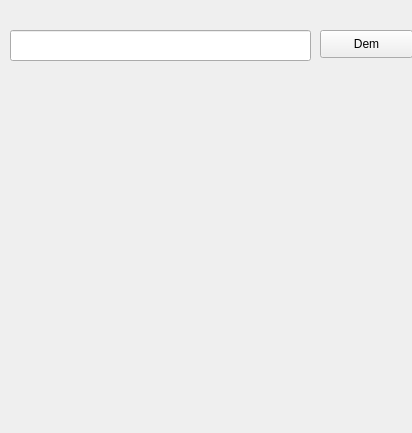
<?xml version="1.0" encoding="UTF-8"?>
<ui version="4.0">
 <class>BaseDialog</class>
 <widget class="QDialog" name="BaseDialog">
  <property name="geometry">
   <rect>
    <x>0</x>
    <y>0</y>
    <width>412</width>
    <height>433</height>
   </rect>
  </property>
  <property name="windowTitle">
   <string>Dialog</string>
  </property>
  <widget class="QDialogButtonBox" name="buttonBox">
   <property name="geometry">
    <rect>
     <x>500</x>
     <y>390</y>
     <width>193</width>
     <height>28</height>
    </rect>
   </property>
   <property name="orientation">
    <enum>Qt::Horizontal</enum>
   </property>
   <property name="standardButtons">
    <set>QDialogButtonBox::Cancel|QDialogButtonBox::Ok</set>
   </property>
  </widget>
  <widget class="QLineEdit" name="lineEdit">
   <property name="geometry">
    <rect>
     <x>10</x>
     <y>30</y>
     <width>301</width>
     <height>31</height>
    </rect>
   </property>
  </widget>
  <widget class="QPushButton" name="pushButton">
   <property name="geometry">
    <rect>
     <x>320</x>
     <y>30</y>
     <width>93</width>
     <height>28</height>
    </rect>
   </property>
   <property name="text">
    <string>Dem</string>
   </property>
  </widget>
 </widget>
 <resources/>
 <connections>
  <connection>
   <sender>buttonBox</sender>
   <signal>accepted()</signal>
   <receiver>BaseDialog</receiver>
   <slot>accept()</slot>
   <hints>
    <hint type="sourcelabel">
     <x>692</x>
     <y>417</y>
    </hint>
    <hint type="destinationlabel">
     <x>157</x>
     <y>274</y>
    </hint>
   </hints>
  </connection>
  <connection>
   <sender>buttonBox</sender>
   <signal>rejected()</signal>
   <receiver>BaseDialog</receiver>
   <slot>reject()</slot>
   <hints>
    <hint type="sourcelabel">
     <x>692</x>
     <y>417</y>
    </hint>
    <hint type="destinationlabel">
     <x>286</x>
     <y>274</y>
    </hint>
   </hints>
  </connection>
  <connection>
   <sender>pushButton</sender>
   <signal>clicked()</signal>
   <receiver>BaseDialog</receiver>
   <slot>DemSearch()</slot>
   <hints>
    <hint type="sourcelabel">
     <x>361</x>
     <y>56</y>
    </hint>
    <hint type="destinationlabel">
     <x>395</x>
     <y>113</y>
    </hint>
   </hints>
  </connection>
 </connections>
 <slots>
  <slot>showlabel()</slot>
  <slot>layer_names()</slot>
  <slot>DemSearch()</slot>
 </slots>
</ui>
